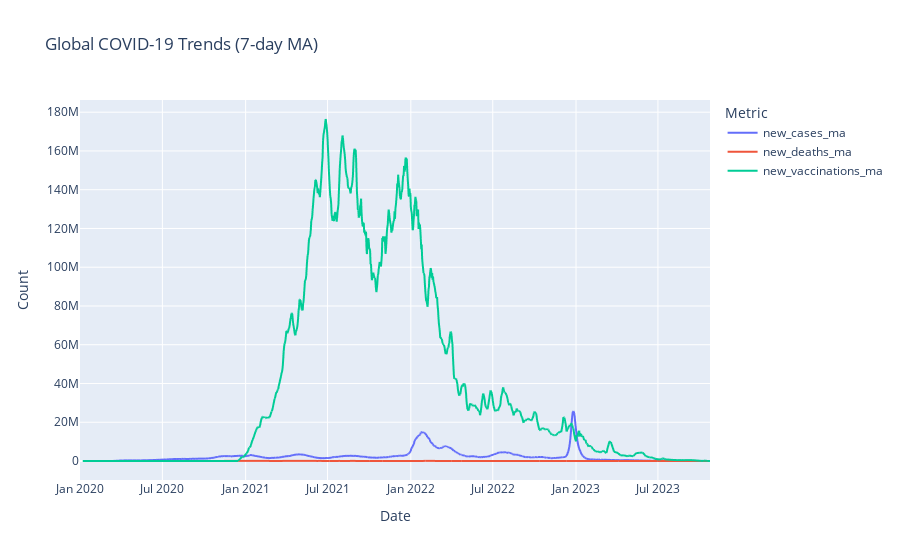

The cell this chart's notebook holds for it:
### Code cell
import pandas as pd
import matplotlib.pyplot as plt
import seaborn as sns
import plotly.express as px

df['date'] = pd.to_datetime(df['date'])

world = df.groupby('date')[['new_cases','new_deaths','new_vaccinations']].sum().reset_index()
world['new_cases_ma'] = world['new_cases'].rolling(7).mean()
world['new_deaths_ma'] = world['new_deaths'].rolling(7).mean()
world['new_vaccinations_ma'] = world['new_vaccinations'].rolling(7).mean()

#Heatmap
corr = df[['new_cases','new_deaths','new_vaccinations','new_tests']].corr()
plt.figure(figsize=(7,6))
sns.heatmap(corr, annot=True, cmap='coolwarm', linewidths=0.5, center=0)
plt.title("Correlation Between COVID-19 Variables")
plt.show()

#Scatter Plot
df_nonzero = df[(df['new_cases'] > 0) & (df['new_deaths'] > 0)]

plt.figure(figsize=(10,6))
sns.scatterplot(data=df_nonzero, x='new_cases', y='new_deaths', hue='continent', alpha=0.6)
plt.title("New Cases vs New Deaths by Continent")
plt.xlabel("New Cases")
plt.ylabel("New Deaths")
plt.legend(loc='upper right')
plt.show()

#Line Chart
fig = px.line(
    world,
    x='date',
    y=['new_cases_ma','new_deaths_ma','new_vaccinations_ma'],
    labels={'value':'Count','date':'Date','variable':'Metric'},
    title='Global COVID-19 Trends (7-day MA)'
)
fig.show()

#Area Chart
plt.figure(figsize=(12,6))

plt.fill_between(world['date'], world['new_cases_ma'], alpha=0.3)
plt.plot(world['date'], world['new_cases_ma'], label='Cases (7-day MA)')

plt.fill_between(world['date'], world['new_deaths_ma'], alpha=0.3)
plt.plot(world['date'], world['new_deaths_ma'], label='Deaths (7-day MA)')

plt.fill_between(world['date'], world['new_vaccinations_ma'], alpha=0.3)
plt.plot(world['date'], world['new_vaccinations_ma'], label='Vaccinations (7-day MA)')

plt.xlabel('Date')
plt.ylabel('Count')
plt.title('Global COVID-19 Area Chart')
plt.legend()
plt.show()

#Bubble Chart
death_map = df.groupby("iso_code").agg({
    "location": "first",
    "continent": "first",
    "total_deaths": "max"
}).reset_index()

death_map = death_map[death_map["continent"].notnull()]
death_map = death_map[death_map["total_deaths"] > 0]

fig = px.scatter_geo(
    death_map,
    locations="iso_code",
    size="total_deaths",
    color="continent",
    hover_name="location",
    hover_data=["total_deaths"],
    projection="natural earth",
    title="Countries with Highest COVID-19 Deaths (Total)"
)
fig.show()

#Pie Chart
continent_sum = df.groupby('continent')['new_deaths'].sum()
colors = sns.color_palette("pastel")[0:len(continent_sum)]

plt.figure(figsize=(8,8))
plt.pie(
    continent_sum,
    labels=continent_sum.index,
    autopct='%1.1f%%',
    startangle=90,
    wedgeprops={'edgecolor':'black'},
    colors=colors
)
plt.title("Share of COVID-19 Deaths by Continent")
plt.show()

#Multi-Line Chart
countries = ['Iran','USA','India']
plt.figure(figsize=(12,6))

has_lines = False
for c in countries:
    country_df = df[df['location']==c].groupby('date')['new_cases'].sum()
    if not country_df.empty:
        plt.plot(country_df.index, country_df.values, label=c)
        has_lines = True

if has_lines:
    plt.legend(loc='upper right')

plt.title("Daily New Cases Comparison")
plt.xlabel("Date")
plt.ylabel("New Cases")
plt.show()

#Choropleth Map
fig = px.choropleth(
    death_map,
    locations="iso_code",
    color="total_deaths",
    hover_name="location",
    hover_data=["total_deaths"],
    color_continuous_scale=px.colors.sequential.Plasma,
    title="Global Total COVID-19 Deaths (Whole Period)"
)
fig.show()

### Figure 1 — Plotly figure (JSON) as saved in the notebook; plotly's stock layout.template omitted (floating-point values rounded to 4 significant figures; data arrays with more than 128 entries replaced by an {"elided": "..."} marker saying what was removed)
{"data": [{"hovertemplate": "Metric=new_cases_ma<br>Date=%{x}<br>Count=%{y}<extra></extra>", "legendgroup": "new_cases_ma", "line": {"color": "#636efa", "dash": "solid"}, "marker": {"symbol": "circle"}, "mode": "lines", "name": "new_cases_ma", "showlegend": true, "x": {"elided": "1393 str values"}, "xaxis": "x", "y": {"elided": "1393 float values"}, "yaxis": "y", "type": "scattergl"}, {"hovertemplate": "Metric=new_deaths_ma<br>Date=%{x}<br>Count=%{y}<extra></extra>", "legendgroup": "new_deaths_ma", "line": {"color": "#EF553B", "dash": "solid"}, "marker": {"symbol": "circle"}, "mode": "lines", "name": "new_deaths_ma", "showlegend": true, "x": {"elided": "1393 str values"}, "xaxis": "x", "y": {"elided": "1393 float values"}, "yaxis": "y", "type": "scattergl"}, {"hovertemplate": "Metric=new_vaccinations_ma<br>Date=%{x}<br>Count=%{y}<extra></extra>", "legendgroup": "new_vaccinations_ma", "line": {"color": "#00cc96", "dash": "solid"}, "marker": {"symbol": "circle"}, "mode": "lines", "name": "new_vaccinations_ma", "showlegend": true, "x": {"elided": "1393 str values"}, "xaxis": "x", "y": {"elided": "1393 float values"}, "yaxis": "y", "type": "scattergl"}], "layout": {"xaxis": {"anchor": "y", "domain": [0.0, 1.0], "title": {"text": "Date"}}, "yaxis": {"anchor": "x", "domain": [0.0, 1.0], "title": {"text": "Count"}}, "legend": {"title": {"text": "Metric"}, "tracegroupgap": 0}, "title": {"text": "Global COVID-19 Trends (7-day MA)"}}}
